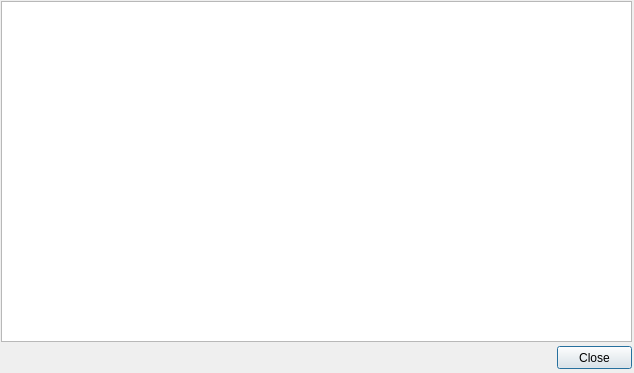
<?xml version="1.0" encoding="UTF-8"?>
<ui version="4.0">
 <class>dlgPipelineDialog</class>
 <widget class="QDialog" name="dlgPipelineDialog">
  <property name="geometry">
   <rect>
    <x>0</x>
    <y>0</y>
    <width>634</width>
    <height>373</height>
   </rect>
  </property>
  <property name="windowTitle">
   <string>Pipeline Planner</string>
  </property>
  <widget class="QTableWidget" name="tblImpacts">
   <property name="geometry">
    <rect>
     <x>1</x>
     <y>1</y>
     <width>631</width>
     <height>341</height>
    </rect>
   </property>
  </widget>
  <widget class="QPushButton" name="btnPush">
   <property name="geometry">
    <rect>
     <x>557</x>
     <y>346</y>
     <width>75</width>
     <height>23</height>
    </rect>
   </property>
   <property name="text">
    <string>Close</string>
   </property>
  </widget>
 </widget>
 <resources/>
 <connections>
  <connection>
   <sender>btnPush</sender>
   <signal>pressed()</signal>
   <receiver>dlgPipelineDialog</receiver>
   <slot>reject()</slot>
   <hints>
    <hint type="sourcelabel">
     <x>597</x>
     <y>361</y>
    </hint>
    <hint type="destinationlabel">
     <x>321</x>
     <y>190</y>
    </hint>
   </hints>
  </connection>
 </connections>
</ui>
